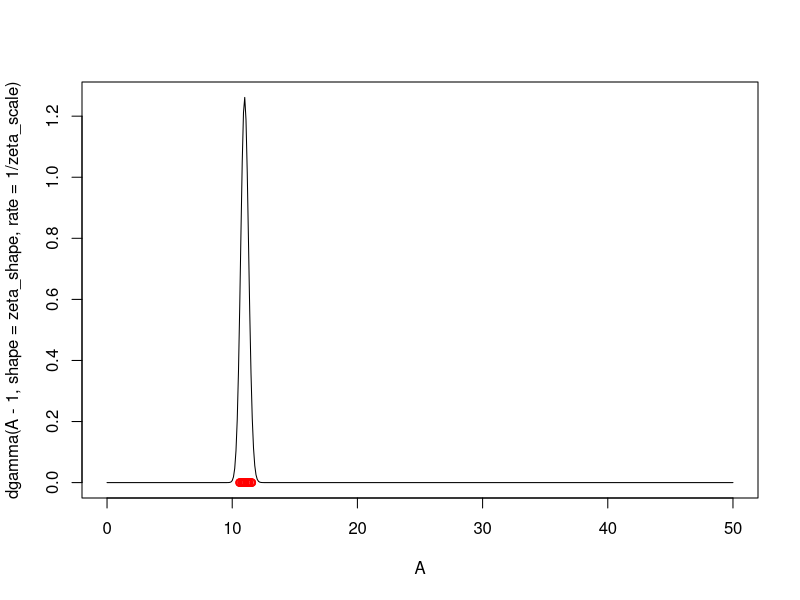

Write the R code that produced this figure.
n<-32
# we want to keep the mean remain the same 
#which is zeta_shape x zeta_scale is remain the same
zeta_shape<-1000 
zeta_scale<-0.01
zeta_m<- rgamma(32, shape=zeta_shape,scale= zeta_scale)+1

A<-seq(0,50,by=0.1)
#dgamma is the density function 
#not sure why we have A-1
#forgot it
plot(x=A,y=dgamma(A-1,shape = zeta_shape, rate=1/zeta_scale),type="l")
#another question in the actual code have to make sure it is the one we choosed 
#here just random testing we didn't use it in the simulation yet
#so we either need to plot it each time? or we just leave it as test just plot the entropy 

points(x=zeta_m,y=rep(0,n),xlim=c(0,50),col="red")
